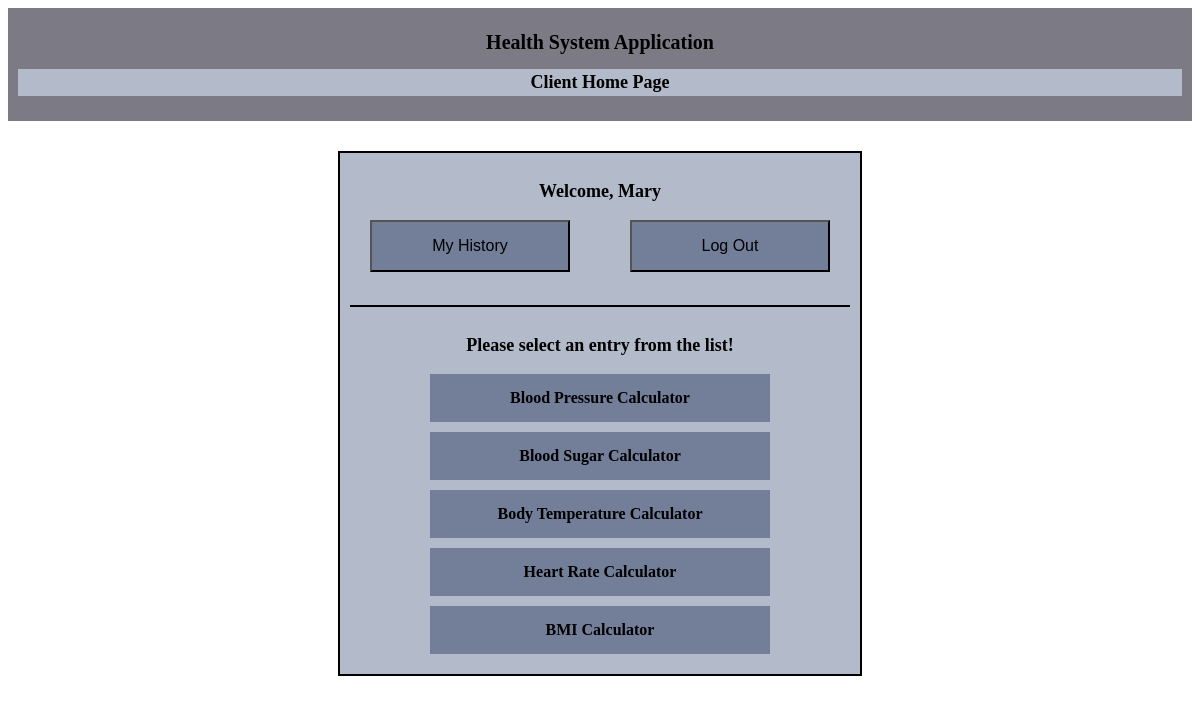
Page /clientHome.php (signed in) on the committed database.
### tables this page shows
CREATE TABLE `health_risks` (
  `healthRiskID` int(11) NOT NULL AUTO_INCREMENT,
  `healthRiskTitle` varchar(50) NOT NULL,
  `dateAdded` datetime NOT NULL,
  PRIMARY KEY (`healthRiskID`)
);

### clientHome.php (the view, shortened to what this page needs)
<!DOCTYPE html>
<html lang ="en">
<head>
	<link rel="stylesheet" type="text/css" href="pecss.css">
</head>
<body>
  <div class="header">
		<h1>Health System Application</h1>
		<h2> Client Home Page </h2>
	</div>
	<div class = "body">
		<div class = "headMenu">
			<h2> Welcome, <?php echo $_SESSION["name"];?></h2>
			<a href ="clientHistory.php"><button type="button" class="history">My History</button> </a>
			<a href ="logout.php"><button type="button" class="logout">Log Out</button></a>
		</div>
		<hr>
		<h2> Please select an entry from the list! </h2>
<?php
			require_once("conn.php");
		$sql = "SELECT healthRiskTitle FROM health_risks";
		$result = $conn->query($sql);
		if ($result->num_rows > 0) {
			while ($row = $result->fetch_assoc()) {
				$title = $row["healthRiskTitle"];
				$token = strtok($title, " ");
				$temp = "";
				while ($token !== false){
						 $temp = $temp.$token;
							$token = strtok(" ");
					}
				$title = $temp.".html";
				$title = strtolower($title);
				?>
				<a class = "linkMenu" href=<?php echo $title?>><?php echo  $row["healthRiskTitle"];?></a><br>
				<?php
			}
		}
		else {
				echo "0 results";
			}
?>
	</div>
</body>
</html>

### pecss.css (style rules this page uses)
.header { font-family:"Georgia", "Times New Roman", "Arial"; padding: 10px; text-align:center; background:#7b7a85; font-size: 10px; font:Georgia; margin-bottom: 30px; }
form, .body { text-align: center; float: center; margin: auto; background-color: #b3bac9; width: 500px; padding: 10px; border: 2px solid black; }
h1 { color: black; text-align: center; font-size: 20px; }
h2 { font-family:"Georgia", "Times New Roman", "Arial"; padding:3px; text-align:center; background-color: #b3bac9; font-size:18px; font:Georgia; }
div.headMenu { margin-bottom: 100px; }
button { padding: 15px 20px; text-align:center; background-color: #737e99; color: black; font-size: 16px; margin-bottom: 15px; width: 65%; }
button.history { padding: 15px 20px; width: 40%; float: left; margin-left: 20px; }
button.logout { padding: 15px 20px; width: 40%; float: right; margin-right: 20px; }
.linkMenu:link, .linkMenu:visited { font-style: bold; font-size: 16px; color: black; padding: 15px 20px; background-color: #737e99; text-align: center; text-decoration: none; display: inline-block; width: 60%; margin-bottom: 10px; }
hr { border: 1px solid black; margin-bottom: 25px; }
::placeholder { text-align:center; color:red; }
a { font-weight: bold; }
a.homeMenu, a.linkMenu, a.linkMenu2 { color: white; }

### rows in the picture
health_risks: healthRiskTitle "Blood Pressure Calculator"
health_risks: healthRiskTitle "Blood Sugar Calculator"
health_risks: healthRiskTitle "Body Temperature Calculator"
health_risks: healthRiskTitle "Heart Rate Calculator"
health_risks: healthRiskTitle "BMI Calculator"

### other values in the picture
$_SESSION["name"] "Mary"
